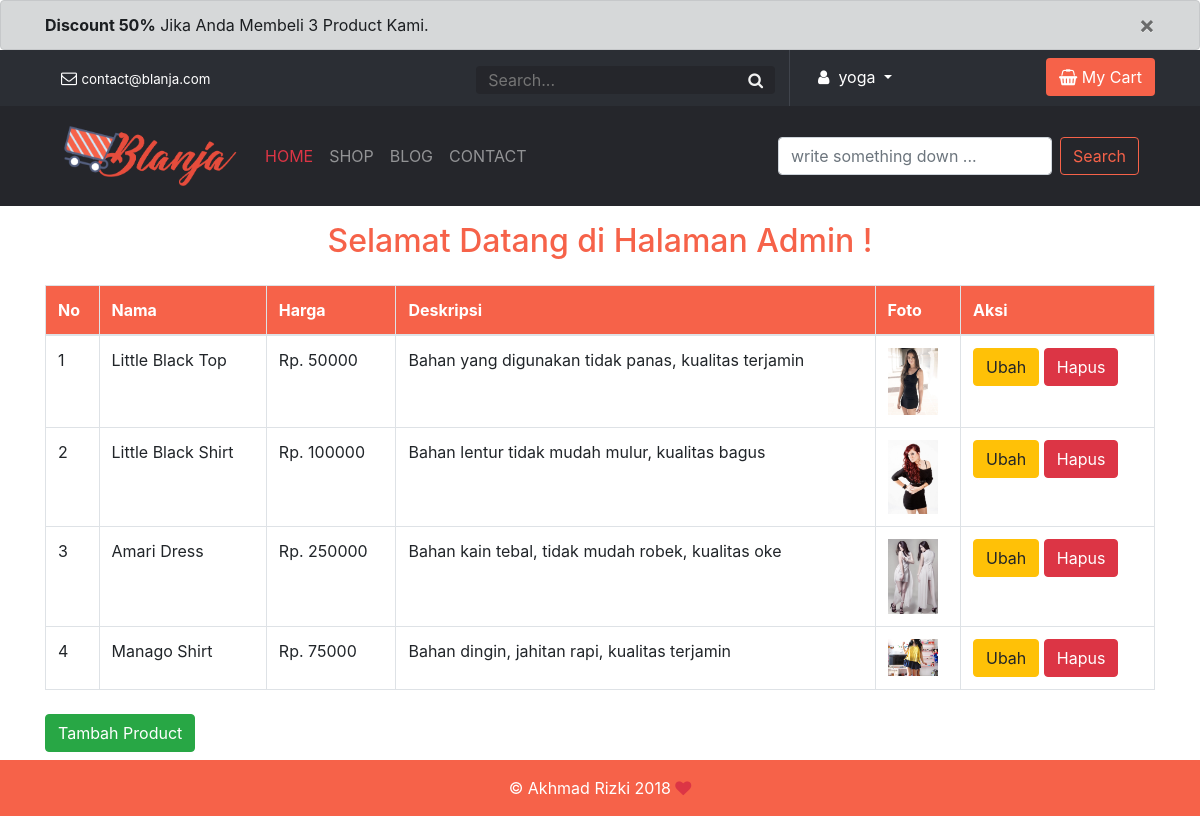
/admin.php (signed in), run on the app's committed database.
### tables this page shows
CREATE TABLE `products` (
  `id_products` int(11) NOT NULL,
  `nama_products` varchar(100) NOT NULL,
  `harga_products` int(11) NOT NULL,
  `deskripsi_products` text NOT NULL,
  `foto_products` varchar(500) NOT NULL
);

### functions/user.php (called while the page is built, shortened)
<?php
function query($query){
	global $db;
	$result = mysqli_query($db, $query);
	$rows = [];
	while ( $row = mysqli_fetch_assoc($result) ) {
		$rows[] = $row;
	}
	return $rows;
}
?>

### admin.php (the view, shortened to what this page needs)
<?php
  require 'view/header.php';
  $products = query("SELECT * FROM products");
?>
    <div class="container">
      <h2 class="text-center wr-title py-3">Selamat Datang di Halaman Admin !</h2>
      <table class="table table-bordered">
        <thead class="clr-chart">
          <tr class="text-white">
            <th>No</th>
            <th>Nama</th>
            <th>Harga</th>
            <th>Deskripsi</th>
            <th>Foto</th>
            <th>Aksi</th>
          </tr>
        </thead>
        <tbody>
          <?php $nomor = 1; ?>
          <?php foreach( $products as $product ) : ?>
          <tr>
            <td><?= $nomor ?></td>
            <td><?= $product["nama_products"]; ?></td>
            <td>Rp. <?= $product["harga_products"]; ?></td>
            <td><?= $product["deskripsi_products"]; ?></td>
            <td><img src="view/images/<?= $product["foto_products"]; ?>" alt="gambar-products" width="50"></td>
            <td>
              <a href="ubah.php?id_products=<?= $product["id_products"]; ?>" class="btn btn-warning">Ubah</a>
              <a href="functions/hapus.php?id_products=<?= $product["id_products"]; ?>" class="btn btn-danger" onclick="return confirm('Yakin ?');">Hapus</a>
            </td>
          </tr>
          <?php $nomor++; ?>
          <?php endforeach; ?>
        </tbody>
      </table>
      <a href="tambah_product.php" class="btn btn-success my-2">Tambah Product</a>
    </div>
<?php require 'view/footer.php'; ?>

### view/css/style.css (style rules this page uses)
.clr-chart { color: #fff; background: #f66249; }
.wr-title { color: #f66249; }

### data on the page
products: nama_products "Little Black Top", harga_products "50000", deskripsi_products "Bahan yang digunakan tidak panas, kualitas terjamin", foto_products (picture)
products: nama_products "Little Black Shirt", harga_products "100000", deskripsi_products "Bahan lentur tidak mudah mulur, kualitas bagus", foto_products (picture)
products: nama_products "Amari Dress", harga_products "250000", deskripsi_products "Bahan kain tebal, tidak mudah robek, kualitas oke", foto_products (picture)
products: nama_products "Manago Shirt", harga_products "75000", deskripsi_products "Bahan dingin, jahitan rapi, kualitas terjamin", foto_products (picture)

### other printed values
$_SESSION['user'] "yoga"
